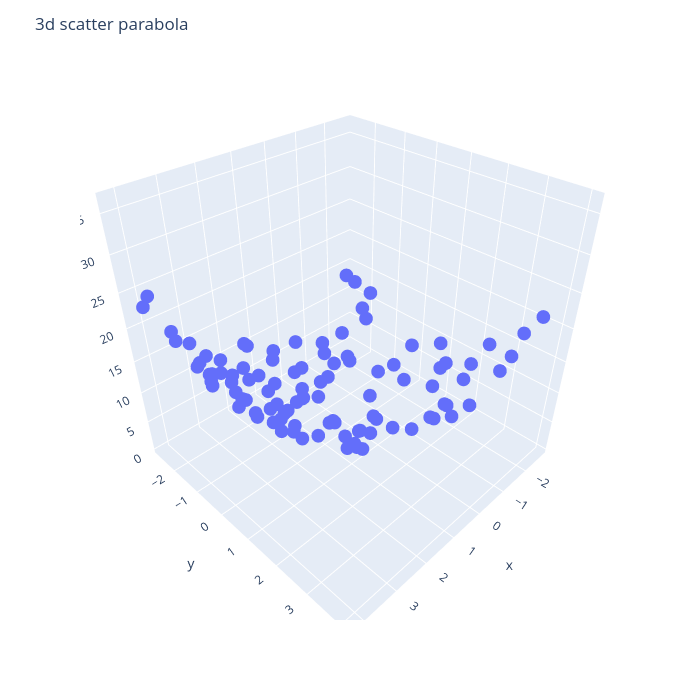

The cell this chart's notebook holds for it:
### Code cell
import plotly.express as px
df = px.data.iris()
fig = px.scatter_3d(df, x=x.ravel(), y=y.ravel(), z=z.ravel())
fig.update_layout(width=700,height=700,title_text = '3d scatter parabola')
fig.show()
